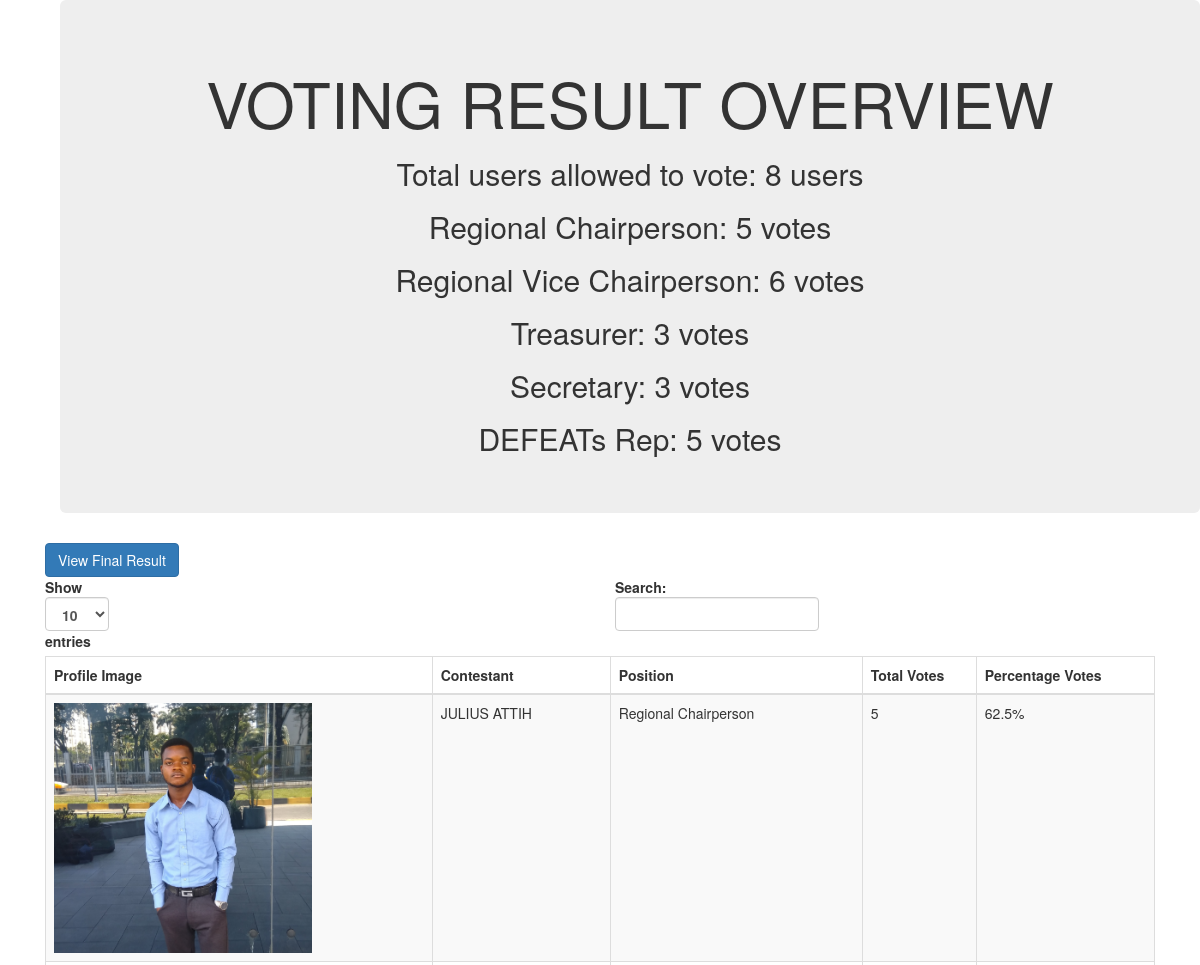
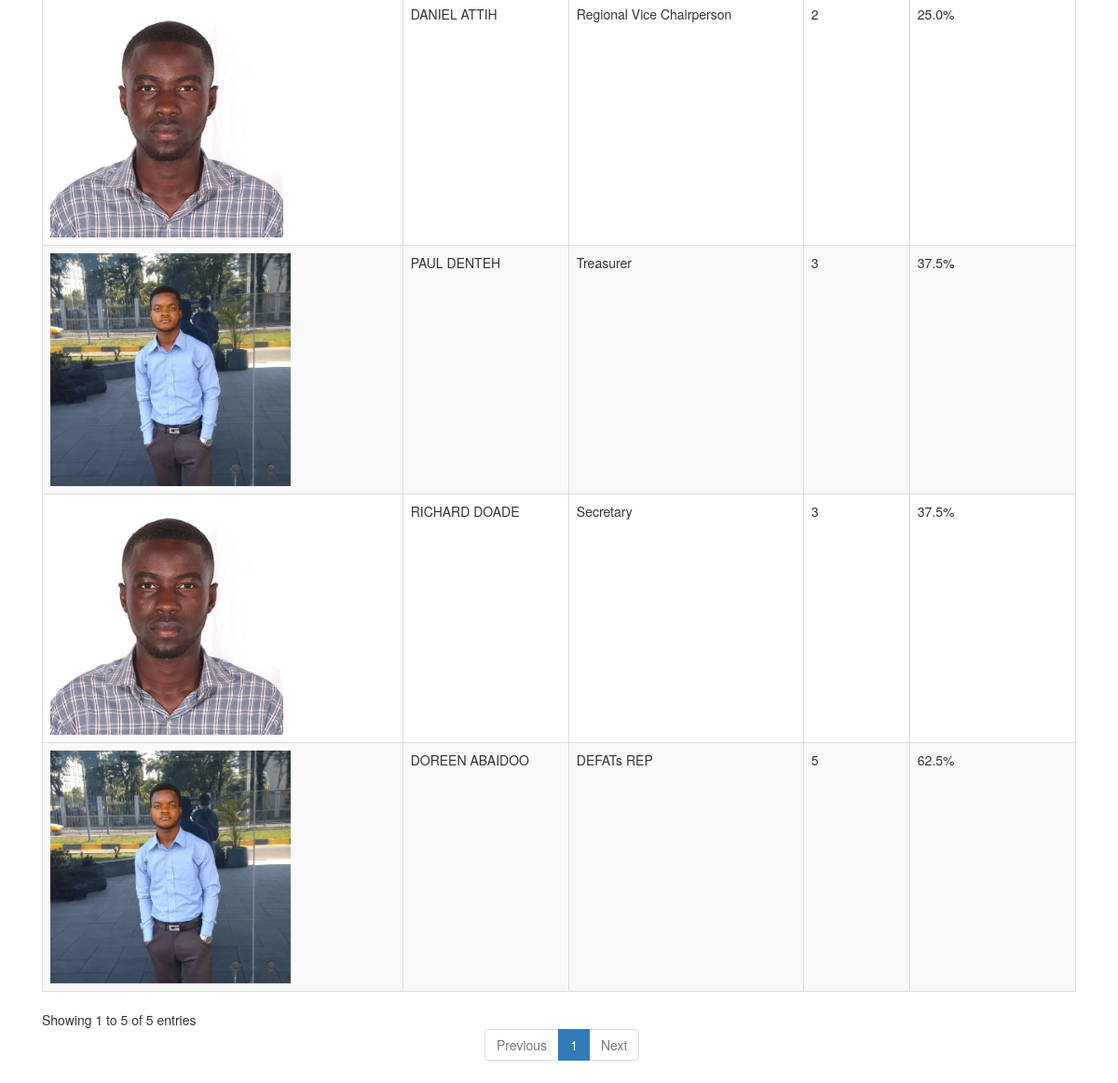
The page /voting/result/overview/ (signed in) on the database its author committed (2 pictures, top to bottom).
### vote/models.py (models this page shows)
class User(AbstractUser):
    position = models.ForeignKey(Position, null=True, on_delete=models.CASCADE)
    image = models.ImageField(upload_to='profiles', null=True, blank=True)
    created_at = models.DateTimeField(auto_now_add=True)
    updated_at = models.DateTimeField(auto_now=True)
    def __str__(self):
        return f'{self.first_name} {self.last_name}'

class Position(models.Model):
    name = models.CharField(max_length=150)
    created_at = models.DateTimeField(auto_now_add=True)
    def __str__(self):
        return self.name

### vote/views.py (the view)
# urls.py: path('voting/result/overview/', views.overview, name='overview'),
@login_required(login_url='login')
def overview(request):
    total_voters = len(User.objects.all().exclude(is_superuser=True))
    qrt = User.objects.exclude(position_id=None).order_by('position')
    p = Position.objects.all()
    p1, p2, p3, p4, p5 = 0, 0, 0, 0, 0
    for i in p:
        total = Vote.objects.filter(position_id=i.pk)
        if i.pk == 1:
            p1 = len(total)
        elif i.pk == 2:
            p2 = len(total)
        elif i.pk == 3:
            p3 = len(total)
        elif i.pk == 4:
            p4 = len(total)
        else:
            p5 = len(total)
    for i in qrt:
        total = Vote.objects.filter(contestant=i.pk, position_id=i.position.pk)
        i.username = len(total)
        if i.position.pk == 1:
            i.password = str((len(total) / total_voters) * 100)[:5] + '%'
        elif i.position.pk == 2:
            i.password = str((len(total) / total_voters) * 100)[:5] + '%'
        elif i.position.pk == 3:
            i.password = str((len(total) / total_voters) * 100)[:5] + '%'
        elif i.position.pk == 4:
            i.password = str((len(total) / total_voters) * 100)[:5] + '%'
        else:
            i.password = str((len(total) / total_voters) * 100)[:5] + '%'
    data = {'votes': qrt,
            'p1': p1,
            'p2': p2,
            'p3': p3,
            'p4': p4,
            'p5': p5,
            'all': total_voters
            }
    return render(request, "overview.html", data)

### vote/templates/overview.html (shortened to what this page needs)
{% extends "base.html" %}
{% block content %}
 <div class="col-md-12">
  <div class="container" style="text-align: center">
    <div class="jumbotron jumbotron-fluid">
      <div class="container">
        <h1 class="display-4">VOTING RESULT OVERVIEW</h1>
        <h2 style="text-align: center">Total users allowed to vote: {{ all }} users</h2>
        <h2 style="text-align: center">Regional Chairperson: {{ p1 }} votes</h2>
        <h2 style="text-align: center">Regional Vice Chairperson: {{ p2 }} votes</h2>
        <h2 style="text-align: center">Treasurer: {{ p3 }} votes</h2>
        <h2 style="text-align: center">Secretary: {{ p4 }} votes</h2>
        <h2 style="text-align: center">DEFEATs Rep: {{ p5 }} votes</h2>
      </div>
    </div>
</div>
 <span><a href="{% url 'final' %}" class="btn btn-primary">View Final Result</a></span>
        <div class="table-responsive">
  <table id="bootstrapdatatable" class="table table-striped table-bordered" width="100%">
            <thead>
                <th>Profile Image</th>
                <th>Contestant</th>
                <th>Position</th>
                <th>Total Votes</th>
                <th>Percentage Votes</th>
             </thead>
   <tbody>
   {% for i in votes %}
    <tr>
     <td>
         <div class="profile-img">
             <img src="{{ i.image.url}}" alt="connect" style="max-height:250px">
         </div>
     </td>
     <td>{{ i }}</td>
     <td>{{ i.position}}</td>
     <td>{{ i.username }}</td>
     <td>{{ i.password }}</td>
    </tr>
   {% endfor %}
   </tbody>
  </table>
        </div>
    </div>
{% endblock content %}

### vote/templates/base.html (shortened to what this page needs)
<!DOCTYPE html>
<html lang="en">
<head>
<link href="http://maxcdn.bootstrapcdn.com/bootstrap/3.3.0/css/bootstrap.min.css" rel="stylesheet" id="bootstrap-css">
</head>
<body>
   <div class="container">
      {% block content %}{% endblock %}
   </div>
</body>
</html>

### rows shown on the page
User: image (picture), first_name+last_name "JULIUS ATTIH", position "Regional Chairperson", username "5", password "62.5%"
User: image (picture), first_name+last_name "DANIEL ATTIH", position "Regional Vice Chairperson", username "2", password "25.0%"
User: image (picture), first_name+last_name "PAUL DENTEH", position "Treasurer", username "3", password "37.5%"
User: image (picture), first_name+last_name "RICHARD DOADE", position "Secretary", username "3", password "37.5%"
User: image (picture), first_name+last_name "DOREEN ABAIDOO", position "DEFATs REP", username "5", password "62.5%"

### other values the page prints
{{ all }} "8"
{{ p1 }} "5"
{{ p2 }} "6"
{{ p3 }} "3"
{{ p4 }} "3"
{{ p5 }} "5"
